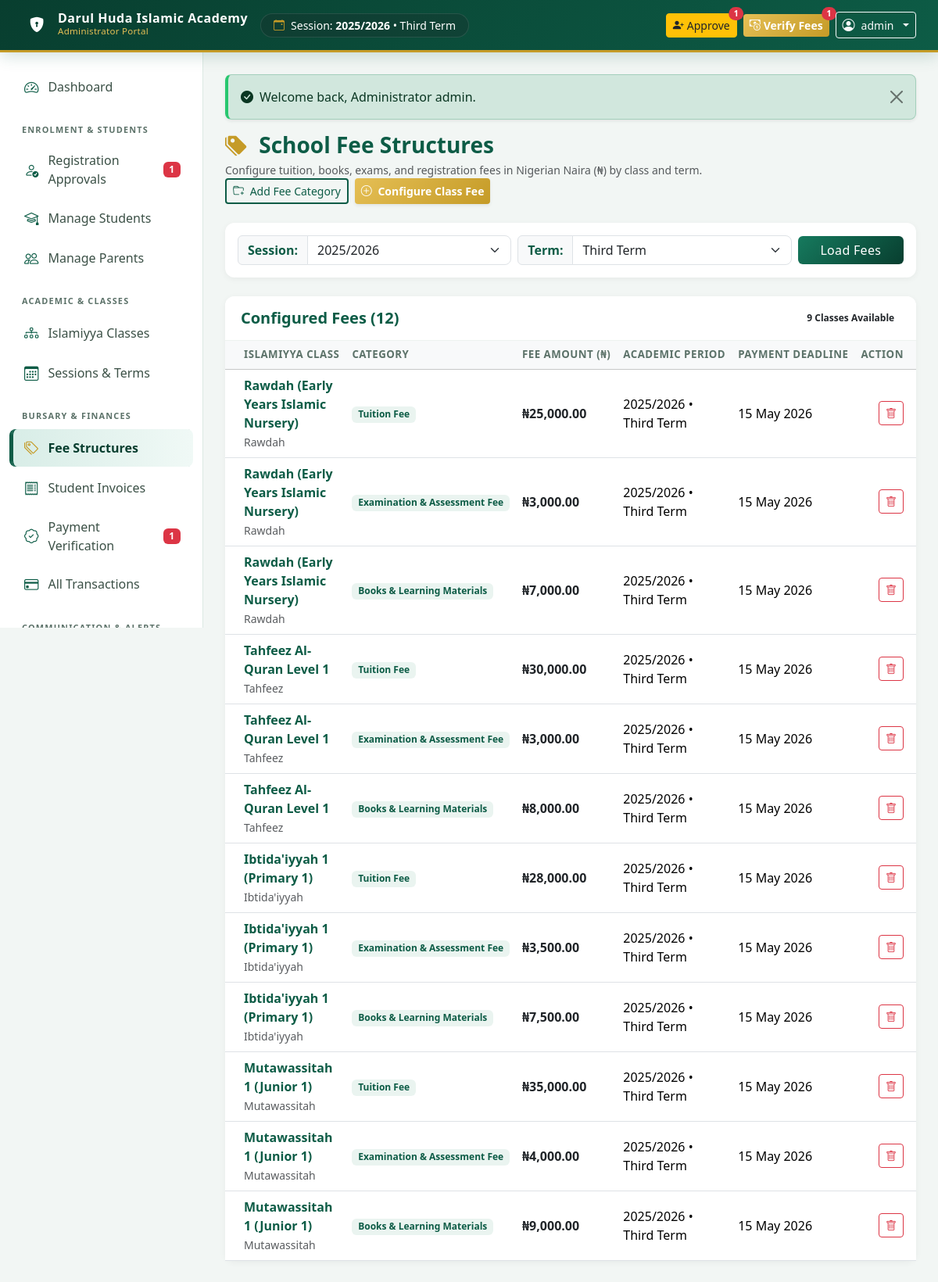
The page /admin/fees.php (signed in) on the database its author committed.
### tables this page shows
CREATE TABLE `academic_terms` (
  `id` INT AUTO_INCREMENT PRIMARY KEY,
  `session_id` INT NOT NULL,
  `term_name` VARCHAR(50) NOT NULL,  
  `start_date` DATE NULL,
  `end_date` DATE NULL,
  `is_current` TINYINT(1) NOT NULL DEFAULT 0,
  `created_at` TIMESTAMP DEFAULT CURRENT_TIMESTAMP,
  CONSTRAINT `fk_term_session` FOREIGN KEY (`session_id`) REFERENCES `academic_sessions` (`id`) ON DELETE CASCADE
);

CREATE TABLE `academic_sessions` (
  `id` INT AUTO_INCREMENT PRIMARY KEY,
  `session_name` VARCHAR(50) NOT NULL UNIQUE,  
  `is_current` TINYINT(1) NOT NULL DEFAULT 0,
  `created_at` TIMESTAMP DEFAULT CURRENT_TIMESTAMP
);

CREATE TABLE `fee_structures` (
  `id` INT AUTO_INCREMENT PRIMARY KEY,
  `session_id` INT NOT NULL,
  `term_id` INT NOT NULL,
  `class_id` INT NOT NULL,
  `fee_category_id` INT NOT NULL,
  `amount` DECIMAL(12, 2) NOT NULL DEFAULT 0.00,
  `due_date` DATE NULL,
  `created_at` TIMESTAMP DEFAULT CURRENT_TIMESTAMP,
  CONSTRAINT `fk_fee_session` FOREIGN KEY (`session_id`) REFERENCES `academic_sessions` (`id`) ON DELETE CASCADE,
  CONSTRAINT `fk_fee_term` FOREIGN KEY (`term_id`) REFERENCES `academic_terms` (`id`) ON DELETE CASCADE,
  CONSTRAINT `fk_fee_class` FOREIGN KEY (`class_id`) REFERENCES `classes` (`id`) ON DELETE CASCADE,
  CONSTRAINT `fk_fee_category` FOREIGN KEY (`fee_category_id`) REFERENCES `fee_categories` (`id`) ON DELETE CASCADE
);

CREATE TABLE `classes` (
  `id` INT AUTO_INCREMENT PRIMARY KEY,
  `class_name` VARCHAR(100) NOT NULL,
  `level_category` VARCHAR(50) NOT NULL,  
  `description` VARCHAR(255) NULL,
  `display_order` INT NOT NULL DEFAULT 1,
  `status` ENUM('active', 'inactive') NOT NULL DEFAULT 'active',
  `created_at` TIMESTAMP DEFAULT CURRENT_TIMESTAMP
);

CREATE TABLE `fee_categories` (
  `id` INT AUTO_INCREMENT PRIMARY KEY,
  `name` VARCHAR(100) NOT NULL UNIQUE,  
  `description` VARCHAR(255) NULL,
  `created_at` TIMESTAMP DEFAULT CURRENT_TIMESTAMP
);

### admin/fees.php (the view, shortened to what the rows shown need)
<?php
require_once __DIR__ . '/../includes/admin_header.php';
$pdo = get_db_connection();
$cur_term = get_current_session_term();
$selected_session_id = (int)($_GET['session_id'] ?? $cur_term['session_id']);
$selected_term_id = (int)($_GET['term_id'] ?? $cur_term['term_id']);
$stmt_fees = $pdo->prepare("
    SELECT fs.*, c.class_name, c.level_category, fc.name as category_name, s.session_name, t.term_name
    FROM fee_structures fs
    JOIN classes c ON fs.class_id = c.id
    JOIN fee_categories fc ON fs.fee_category_id = fc.id
    JOIN academic_sessions s ON fs.session_id = s.id
    JOIN academic_terms t ON fs.term_id = t.id
    WHERE fs.session_id = ? AND fs.term_id = ?
    ORDER BY c.display_order ASC, fc.id ASC
");
$stmt_fees->execute([$selected_session_id, $selected_term_id]);
$fee_structures = $stmt_fees->fetchAll();
?>
<div class="card card-modern">
    <div class="card-body p-0">
        <div class="table-responsive">
            <table class="table table-hover align-middle mb-0">
                <thead class="table-light">
                    <tr>
                        <th class="ps-4">Islamiyya Class</th>
                        <th>Category</th>
                        <th>Fee Amount (₦)</th>
                        <th>Academic Period</th>
                        <th>Payment Deadline</th>
                        <th class="text-end pe-4">Action</th>
                    </tr>
                </thead>
                <tbody>
                    <?php if (empty($fee_structures)): ?>
                        <tr>
                            <td colspan="6" class="text-center py-5 text-muted">
                                <i class="bi bi-tags fs-1 d-block mb-2 text-muted"></i>
                                No fee structures configured for this session and term. Click "Configure Class Fee" above to set fees.
                            </td>
                        </tr>
                    <?php else: ?>
                        <?php foreach ($fee_structures as $fs): ?>
                            <tr>
                                <td class="ps-4">
                                    <div class="fw-bold text-islamic"><?= e($fs['class_name']) ?></div>
                                    <small class="text-muted"><?= e($fs['level_category']) ?></small>
                                </td>
                                <td>
                                    <span class="badge bg-islamic-soft text-islamic fw-semibold"><?= e($fs['category_name']) ?></span>
                                </td>
                                <td class="fw-bold text-dark fs-6"><?= format_currency($fs['amount']) ?></td>
                                <td><?= e($fs['session_name']) ?> &bull; <?= e($fs['term_name']) ?></td>
                                <td><?= $fs['due_date'] ? format_date($fs['due_date']) : '<span class="text-muted small">None</span>' ?></td>
                                <td class="text-end pe-4">
                                    <form method="POST" action="" onsubmit="return confirmAction('Delete this fee item?')" class="d-inline">
                                        <button type="submit" name="delete_fee_item" value="1" class="btn btn-sm btn-outline-danger">
                                            <i class="bi bi-trash"></i>
                                        </button>
                                    </form>
                                </td>
                            </tr>
                        <?php endforeach; ?>
                    <?php endif; ?>
                </tbody>
            </table>
        </div>
    </div>
</div>
<?php require_once __DIR__ . '/../includes/admin_footer.php'; ?>

### includes/admin_header.php (shortened to what the rows shown need)
<?php
$school_name = get_setting('school_name', 'Darul Huda Islamic Academy');
$cur_info = get_current_session_term();
?>
<!DOCTYPE html>
<html lang="en">
<head>
    <link href="https://cdn.jsdelivr.net/npm/bootstrap@5.3.3/dist/css/bootstrap.min.css" rel="stylesheet">
    <link rel="stylesheet" href="https://cdn.jsdelivr.net/npm/bootstrap-icons@1.11.3/font/bootstrap-icons.min.css">
    <link rel="stylesheet" href="<?= BASE_URL ?>/assets/css/style.css">
</head>
<body>
<nav class="navbar navbar-expand-lg navbar-dark navbar-islamic sticky-top py-2 px-3">
    <div class="container-fluid">
        <div class="d-none d-md-flex align-items-center bg-dark bg-opacity-25 px-3 py-1 rounded-pill text-white small border border-light border-opacity-10">
            <i class="bi bi-calendar-event text-gold me-2"></i>
            <span>Session: <strong><?= e($cur_info['session_name']) ?></strong> &bull; <?= e($cur_info['term_name']) ?></span>
        </div>
    </div>
</nav>
<div class="app-container">
    <main class="main-content">
        <div class="container-fluid p-0">

### rows shown on the page
academic_terms: session.session_name "2025/2026", term_name "Third Term"
fee_structures: class.class_name "Rawdah (Early Years Islamic Nursery)", class.level_category "Rawdah", fee_category.name "Tuition Fee", amount "₦25,000.00", session.session_name "2025/2026", term.term_name "Third Term", due_date "15 May 2026"
fee_structures: class.class_name "Rawdah (Early Years Islamic Nursery)", class.level_category "Rawdah", fee_category.name "Examination & Assessment Fee", amount "₦3,000.00", session.session_name "2025/2026", term.term_name "Third Term", due_date "15 May 2026"
fee_structures: class.class_name "Rawdah (Early Years Islamic Nursery)", class.level_category "Rawdah", fee_category.name "Books & Learning Materials", amount "₦7,000.00", session.session_name "2025/2026", term.term_name "Third Term", due_date "15 May 2026"
fee_structures: class.class_name "Tahfeez Al-Quran Level 1", class.level_category "Tahfeez", fee_category.name "Tuition Fee", amount "₦30,000.00", session.session_name "2025/2026", term.term_name "Third Term", due_date "15 May 2026"
fee_structures: class.class_name "Tahfeez Al-Quran Level 1", class.level_category "Tahfeez", fee_category.name "Examination & Assessment Fee", amount "₦3,000.00", session.session_name "2025/2026", term.term_name "Third Term", due_date "15 May 2026"
fee_structures: class.class_name "Tahfeez Al-Quran Level 1", class.level_category "Tahfeez", fee_category.name "Books & Learning Materials", amount "₦8,000.00", session.session_name "2025/2026", term.term_name "Third Term", due_date "15 May 2026"
fee_structures: class.class_name "Ibtida'iyyah 1 (Primary 1)", class.level_category "Ibtida'iyyah", fee_category.name "Tuition Fee", amount "₦28,000.00", session.session_name "2025/2026", term.term_name "Third Term", due_date "15 May 2026"
fee_structures: class.class_name "Ibtida'iyyah 1 (Primary 1)", class.level_category "Ibtida'iyyah", fee_category.name "Examination & Assessment Fee", amount "₦3,500.00", session.session_name "2025/2026", term.term_name "Third Term", due_date "15 May 2026"
fee_structures: class.class_name "Ibtida'iyyah 1 (Primary 1)", class.level_category "Ibtida'iyyah", fee_category.name "Books & Learning Materials", amount "₦7,500.00", session.session_name "2025/2026", term.term_name "Third Term", due_date "15 May 2026"
fee_structures: class.class_name "Mutawassitah 1 (Junior 1)", class.level_category "Mutawassitah", fee_category.name "Tuition Fee", amount "₦35,000.00", session.session_name "2025/2026", term.term_name "Third Term", due_date "15 May 2026"
fee_structures: class.class_name "Mutawassitah 1 (Junior 1)", class.level_category "Mutawassitah", fee_category.name "Examination & Assessment Fee", amount "₦4,000.00", session.session_name "2025/2026", term.term_name "Third Term", due_date "15 May 2026"
fee_structures: class.class_name "Mutawassitah 1 (Junior 1)", class.level_category "Mutawassitah", fee_category.name "Books & Learning Materials", amount "₦9,000.00", session.session_name "2025/2026", term.term_name "Third Term", due_date "15 May 2026"

### other values the page prints
$school_name "Darul Huda Islamic Academy"
$pending_registrations "1"
$pending_payments "1"
$_SESSION['username'] "admin"
$flash['message'] "Welcome back, Administrator admin."
count($fee_structures) "12"
count($classes) "9"
form field session_id "2025/2026"
form field term_id "Third Term"
